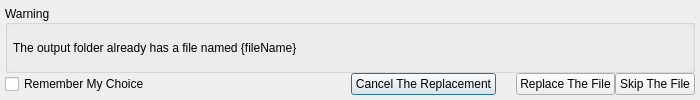
<?xml version="1.0" encoding="UTF-8"?>
<ui version="4.0">
 <class>ConfirmBox</class>
 <widget class="QDialog" name="ConfirmBox">
  <property name="enabled">
   <bool>true</bool>
  </property>
  <property name="geometry">
   <rect>
    <x>0</x>
    <y>0</y>
    <width>700</width>
    <height>100</height>
   </rect>
  </property>
  <property name="windowTitle">
   <string>File Already Exists</string>
  </property>
  <property name="windowIcon">
   <iconset resource="resources.qrc">
    <normaloff>:/icon/resources/WordReplacer.svg</normaloff>:/icon/resources/WordReplacer.svg</iconset>
  </property>
  <layout class="QVBoxLayout" name="verticalLayout">
   <property name="spacing">
    <number>0</number>
   </property>
   <property name="leftMargin">
    <number>5</number>
   </property>
   <property name="topMargin">
    <number>5</number>
   </property>
   <property name="rightMargin">
    <number>5</number>
   </property>
   <property name="bottomMargin">
    <number>5</number>
   </property>
   <item>
    <widget class="QGroupBox" name="groupBox">
     <property name="title">
      <string>Warning</string>
     </property>
     <property name="alignment">
      <set>Qt::AlignmentFlag::AlignLeading|Qt::AlignmentFlag::AlignLeft|Qt::AlignmentFlag::AlignVCenter</set>
     </property>
     <property name="flat">
      <bool>false</bool>
     </property>
     <property name="checkable">
      <bool>false</bool>
     </property>
     <layout class="QVBoxLayout" name="verticalLayout_2">
      <property name="spacing">
       <number>0</number>
      </property>
      <property name="leftMargin">
       <number>5</number>
      </property>
      <property name="topMargin">
       <number>5</number>
      </property>
      <property name="rightMargin">
       <number>5</number>
      </property>
      <property name="bottomMargin">
       <number>5</number>
      </property>
      <item>
       <widget class="QLabel" name="warningLabel">
        <property name="text">
         <string>The output folder already has a file named {fileName}</string>
        </property>
        <property name="alignment">
         <set>Qt::AlignmentFlag::AlignLeading|Qt::AlignmentFlag::AlignLeft|Qt::AlignmentFlag::AlignVCenter</set>
        </property>
       </widget>
      </item>
     </layout>
    </widget>
   </item>
   <item>
    <layout class="QHBoxLayout" name="layout">
     <item>
      <widget class="QCheckBox" name="rememberMyChoice">
       <property name="text">
        <string>Remember My Choice</string>
       </property>
      </widget>
     </item>
     <item>
      <spacer name="spacer">
       <property name="orientation">
        <enum>Qt::Orientation::Horizontal</enum>
       </property>
       <property name="sizeHint" stdset="0">
        <size>
         <width>40</width>
         <height>20</height>
        </size>
       </property>
      </spacer>
     </item>
     <item>
      <widget class="QPushButton" name="cancelButton">
       <property name="text">
        <string>Cancel The Replacement</string>
       </property>
      </widget>
     </item>
     <item>
      <spacer name="horizontalSpacer">
       <property name="orientation">
        <enum>Qt::Orientation::Horizontal</enum>
       </property>
       <property name="sizeType">
        <enum>QSizePolicy::Policy::Fixed</enum>
       </property>
       <property name="sizeHint" stdset="0">
        <size>
         <width>20</width>
         <height>20</height>
        </size>
       </property>
      </spacer>
     </item>
     <item>
      <widget class="QPushButton" name="replaceButton">
       <property name="text">
        <string>Replace The File</string>
       </property>
      </widget>
     </item>
     <item>
      <widget class="QPushButton" name="skipButton">
       <property name="text">
        <string>Skip The File</string>
       </property>
      </widget>
     </item>
    </layout>
   </item>
  </layout>
 </widget>
 <tabstops>
  <tabstop>rememberMyChoice</tabstop>
  <tabstop>replaceButton</tabstop>
  <tabstop>skipButton</tabstop>
  <tabstop>cancelButton</tabstop>
 </tabstops>
 <resources>
  <include location="resources.qrc"/>
 </resources>
 <connections/>
</ui>
